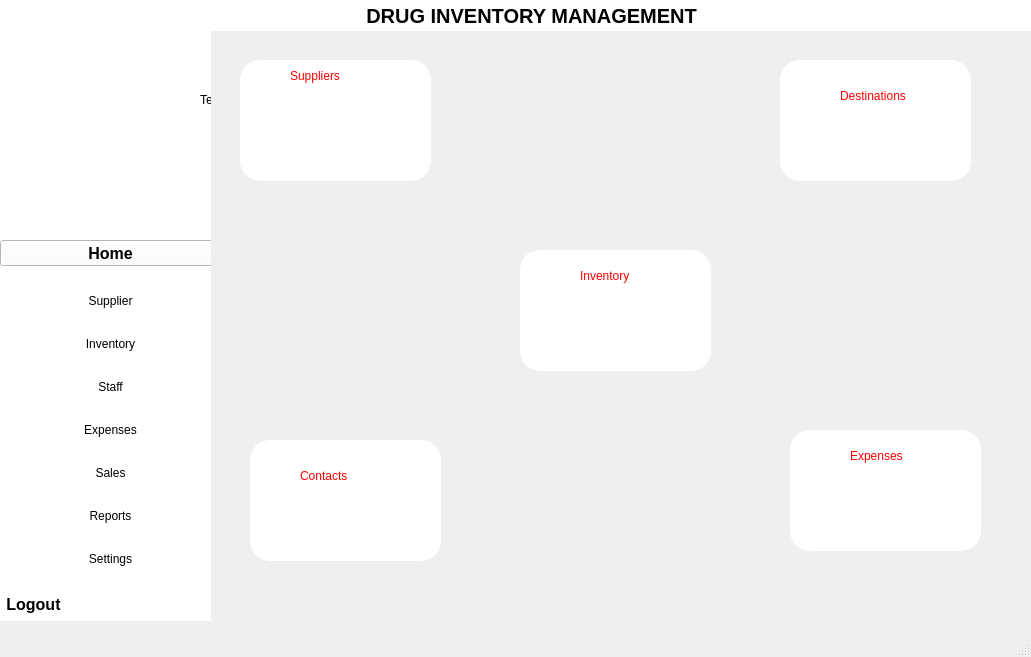
<?xml version="1.0" encoding="UTF-8"?>
<ui version="4.0">
 <class>homepage</class>
 <widget class="QMainWindow" name="homepage">
  <property name="geometry">
   <rect>
    <x>0</x>
    <y>0</y>
    <width>1031</width>
    <height>657</height>
   </rect>
  </property>
  <property name="windowTitle">
   <string>MainWindow</string>
  </property>
  <widget class="QWidget" name="centralwidget">
   <widget class="QWidget" name="toolbar" native="true">
    <property name="geometry">
     <rect>
      <x>0</x>
      <y>30</y>
      <width>211</width>
      <height>591</height>
     </rect>
    </property>
    <property name="styleSheet">
     <string notr="true">background-color: rgb(255,255,255);</string>
    </property>
    <widget class="QWidget" name="verticalLayoutWidget">
     <property name="geometry">
      <rect>
       <x>0</x>
       <y>190</y>
       <width>221</width>
       <height>421</height>
      </rect>
     </property>
     <layout class="QVBoxLayout" name="verticalLayout">
      <item>
       <widget class="QToolButton" name="toolButton">
        <property name="sizePolicy">
         <sizepolicy hsizetype="Preferred" vsizetype="Fixed">
          <horstretch>0</horstretch>
          <verstretch>0</verstretch>
         </sizepolicy>
        </property>
        <property name="minimumSize">
         <size>
          <width>5</width>
          <height>5</height>
         </size>
        </property>
        <property name="styleSheet">
         <string notr="true">color: black; font: bold 12pt;</string>
        </property>
        <property name="text">
         <string>Home</string>
        </property>
        <property name="checkable">
         <bool>true</bool>
        </property>
        <property name="arrowType">
         <enum>Qt::NoArrow</enum>
        </property>
       </widget>
      </item>
      <item>
       <widget class="QToolButton" name="supplierbtn">
        <property name="sizePolicy">
         <sizepolicy hsizetype="Expanding" vsizetype="Fixed">
          <horstretch>0</horstretch>
          <verstretch>0</verstretch>
         </sizepolicy>
        </property>
        <property name="minimumSize">
         <size>
          <width>5</width>
          <height>5</height>
         </size>
        </property>
        <property name="styleSheet">
         <string notr="true">color: rgb(0,0,0); font: bold 12pt&quot;Cantarell&quot;;border:none;</string>
        </property>
        <property name="text">
         <string>Supplier</string>
        </property>
       </widget>
      </item>
      <item>
       <widget class="QToolButton" name="inventorybtn">
        <property name="sizePolicy">
         <sizepolicy hsizetype="Expanding" vsizetype="Fixed">
          <horstretch>0</horstretch>
          <verstretch>0</verstretch>
         </sizepolicy>
        </property>
        <property name="styleSheet">
         <string notr="true">color: black;
font: bold 12pt &quot;Cantarell&quot;;border: none;
</string>
        </property>
        <property name="text">
         <string>Inventory</string>
        </property>
       </widget>
      </item>
      <item>
       <widget class="QToolButton" name="staffbtn">
        <property name="sizePolicy">
         <sizepolicy hsizetype="Preferred" vsizetype="Fixed">
          <horstretch>0</horstretch>
          <verstretch>0</verstretch>
         </sizepolicy>
        </property>
        <property name="minimumSize">
         <size>
          <width>5</width>
          <height>0</height>
         </size>
        </property>
        <property name="styleSheet">
         <string notr="true">color: rgb(0, 0, 0); font: bold 12pt &quot;Cantarell&quot;;border: none;</string>
        </property>
        <property name="text">
         <string>Staff</string>
        </property>
       </widget>
      </item>
      <item>
       <widget class="QToolButton" name="expensebtn">
        <property name="sizePolicy">
         <sizepolicy hsizetype="Preferred" vsizetype="Fixed">
          <horstretch>0</horstretch>
          <verstretch>0</verstretch>
         </sizepolicy>
        </property>
        <property name="styleSheet">
         <string notr="true">color: rgb(0, 0, 0); font: bold 12pt &quot;Cantarell&quot;;border: none;

</string>
        </property>
        <property name="text">
         <string>Expenses</string>
        </property>
       </widget>
      </item>
      <item>
       <widget class="QToolButton" name="salesbtn">
        <property name="sizePolicy">
         <sizepolicy hsizetype="Preferred" vsizetype="Fixed">
          <horstretch>0</horstretch>
          <verstretch>0</verstretch>
         </sizepolicy>
        </property>
        <property name="styleSheet">
         <string notr="true">color: rgb(0, 0, 0);
font: bold 12pt &quot;Cantarell&quot;;border: none;</string>
        </property>
        <property name="text">
         <string>Sales</string>
        </property>
       </widget>
      </item>
      <item>
       <widget class="QToolButton" name="reportbtn">
        <property name="sizePolicy">
         <sizepolicy hsizetype="Preferred" vsizetype="Fixed">
          <horstretch>0</horstretch>
          <verstretch>0</verstretch>
         </sizepolicy>
        </property>
        <property name="styleSheet">
         <string notr="true">color: rgb(0, 0, 0); font: bold 12pt &quot;Cantarell&quot;;border: none;</string>
        </property>
        <property name="text">
         <string>Reports</string>
        </property>
       </widget>
      </item>
      <item>
       <widget class="QToolButton" name="settingsbtn">
        <property name="sizePolicy">
         <sizepolicy hsizetype="Preferred" vsizetype="Fixed">
          <horstretch>0</horstretch>
          <verstretch>0</verstretch>
         </sizepolicy>
        </property>
        <property name="styleSheet">
         <string notr="true">color: rgb(0, 0, 0); font: bold 12pt &quot;Cantarell&quot;;border: none;</string>
        </property>
        <property name="text">
         <string>Settings</string>
        </property>
       </widget>
      </item>
      <item>
       <widget class="QToolButton" name="logoutbtn">
        <property name="styleSheet">
         <string notr="true">color: black; font: bold 12pt;border:none;</string>
        </property>
        <property name="text">
         <string>Logout</string>
        </property>
       </widget>
      </item>
     </layout>
    </widget>
    <widget class="QWidget" name="image_widget" native="true">
     <property name="geometry">
      <rect>
       <x>10</x>
       <y>10</y>
       <width>191</width>
       <height>151</height>
      </rect>
     </property>
     <property name="styleSheet">
      <string notr="true">image: url(:/image_widget/images/bgdimage2.jpeg);</string>
     </property>
    </widget>
    <widget class="QLabel" name="label_2">
     <property name="geometry">
      <rect>
       <x>200</x>
       <y>60</y>
       <width>66</width>
       <height>19</height>
      </rect>
     </property>
     <property name="text">
      <string>TextLabel</string>
     </property>
    </widget>
   </widget>
   <widget class="QComboBox" name="comboBox">
    <property name="geometry">
     <rect>
      <x>880</x>
      <y>0</y>
      <width>151</width>
      <height>31</height>
     </rect>
    </property>
    <property name="styleSheet">
     <string notr="true"> border: none; color: black;
background-color: rgb(246, 211, 45);</string>
    </property>
    <item>
     <property name="text">
      <string>Ware house worker</string>
     </property>
    </item>
    <item>
     <property name="text">
      <string>Supplier</string>
     </property>
    </item>
    <item>
     <property name="text">
      <string>Customer</string>
     </property>
    </item>
    <item>
     <property name="text">
      <string>Administrator</string>
     </property>
    </item>
   </widget>
   <widget class="QLabel" name="label">
    <property name="geometry">
     <rect>
      <x>0</x>
      <y>0</y>
      <width>1200</width>
      <height>31</height>
     </rect>
    </property>
    <property name="styleSheet">
     <string notr="true">background-color: rgb(255, 255, 255);
color: black; font: bold 15pt;</string>
    </property>
    <property name="text">
     <string>                                                DRUG INVENTORY MANAGEMENT  </string>
    </property>
    <property name="indent">
     <number>100</number>
    </property>
   </widget>
   <widget class="QLabel" name="label_3">
    <property name="geometry">
     <rect>
      <x>210</x>
      <y>30</y>
      <width>821</width>
      <height>591</height>
     </rect>
    </property>
    <property name="styleSheet">
     <string notr="true">background-image: url(:/image_widget/images/bgdimage6.jpg);</string>
    </property>
    <property name="text">
     <string/>
    </property>
   </widget>
   <widget class="QLabel" name="label_4">
    <property name="geometry">
     <rect>
      <x>250</x>
      <y>90</y>
      <width>66</width>
      <height>19</height>
     </rect>
    </property>
    <property name="styleSheet">
     <string notr="true">background-color:white;</string>
    </property>
    <property name="text">
     <string>TextLabel</string>
    </property>
   </widget>
   <widget class="QLabel" name="label_5">
    <property name="geometry">
     <rect>
      <x>240</x>
      <y>60</y>
      <width>191</width>
      <height>121</height>
     </rect>
    </property>
    <property name="styleSheet">
     <string notr="true">border-radius: 20px;background-color: white; font: red;</string>
    </property>
    <property name="text">
     <string/>
    </property>
   </widget>
   <widget class="QLabel" name="label_6">
    <property name="geometry">
     <rect>
      <x>520</x>
      <y>250</y>
      <width>191</width>
      <height>121</height>
     </rect>
    </property>
    <property name="styleSheet">
     <string notr="true">border-radius: 20px;background-color: white; font: red;</string>
    </property>
    <property name="text">
     <string/>
    </property>
   </widget>
   <widget class="QLabel" name="label_7">
    <property name="geometry">
     <rect>
      <x>780</x>
      <y>60</y>
      <width>191</width>
      <height>121</height>
     </rect>
    </property>
    <property name="styleSheet">
     <string notr="true">border-radius: 20px;background-color: white; font: red;</string>
    </property>
    <property name="text">
     <string/>
    </property>
   </widget>
   <widget class="QLabel" name="label_8">
    <property name="geometry">
     <rect>
      <x>790</x>
      <y>430</y>
      <width>191</width>
      <height>121</height>
     </rect>
    </property>
    <property name="styleSheet">
     <string notr="true">border-radius:20px;background-color: white; font: red;</string>
    </property>
    <property name="text">
     <string/>
    </property>
   </widget>
   <widget class="QLabel" name="label_9">
    <property name="geometry">
     <rect>
      <x>250</x>
      <y>440</y>
      <width>191</width>
      <height>121</height>
     </rect>
    </property>
    <property name="styleSheet">
     <string notr="true">border-radius: 20px;background-color: white; font: red;</string>
    </property>
    <property name="text">
     <string/>
    </property>
   </widget>
   <widget class="QLabel" name="label_10">
    <property name="geometry">
     <rect>
      <x>290</x>
      <y>60</y>
      <width>71</width>
      <height>31</height>
     </rect>
    </property>
    <property name="styleSheet">
     <string notr="true">color: red;</string>
    </property>
    <property name="text">
     <string>Suppliers</string>
    </property>
   </widget>
   <widget class="QLabel" name="label_11">
    <property name="geometry">
     <rect>
      <x>580</x>
      <y>260</y>
      <width>71</width>
      <height>31</height>
     </rect>
    </property>
    <property name="styleSheet">
     <string notr="true">color: red;</string>
    </property>
    <property name="text">
     <string>Inventory</string>
    </property>
   </widget>
   <widget class="QLabel" name="label_12">
    <property name="geometry">
     <rect>
      <x>850</x>
      <y>440</y>
      <width>71</width>
      <height>31</height>
     </rect>
    </property>
    <property name="styleSheet">
     <string notr="true">color: red;</string>
    </property>
    <property name="text">
     <string>Expenses</string>
    </property>
   </widget>
   <widget class="QLabel" name="label_13">
    <property name="geometry">
     <rect>
      <x>840</x>
      <y>80</y>
      <width>91</width>
      <height>31</height>
     </rect>
    </property>
    <property name="styleSheet">
     <string notr="true">color: red;</string>
    </property>
    <property name="text">
     <string>Destinations</string>
    </property>
   </widget>
   <widget class="QLabel" name="label_14">
    <property name="geometry">
     <rect>
      <x>300</x>
      <y>460</y>
      <width>71</width>
      <height>31</height>
     </rect>
    </property>
    <property name="styleSheet">
     <string notr="true">color: red;</string>
    </property>
    <property name="text">
     <string>Contacts</string>
    </property>
   </widget>
   <zorder>label_3</zorder>
   <zorder>toolbar</zorder>
   <zorder>comboBox</zorder>
   <zorder>label</zorder>
   <zorder>label_4</zorder>
   <zorder>label_5</zorder>
   <zorder>label_6</zorder>
   <zorder>label_7</zorder>
   <zorder>label_8</zorder>
   <zorder>label_9</zorder>
   <zorder>label_10</zorder>
   <zorder>label_11</zorder>
   <zorder>label_12</zorder>
   <zorder>label_13</zorder>
   <zorder>label_14</zorder>
  </widget>
  <widget class="QStatusBar" name="statusbar"/>
 </widget>
 <resources>
  <include location="images.qrc"/>
 </resources>
 <connections/>
</ui>
